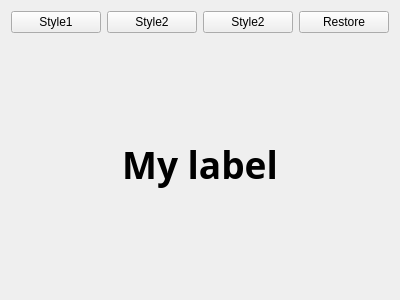
<?xml version="1.0" encoding="UTF-8"?>
<ui version="4.0">
 <class>Widget</class>
 <widget class="QWidget" name="Widget">
  <property name="geometry">
   <rect>
    <x>0</x>
    <y>0</y>
    <width>400</width>
    <height>300</height>
   </rect>
  </property>
  <property name="windowTitle">
   <string>Widget</string>
  </property>
  <layout class="QGridLayout" name="gridLayout">
   <item row="0" column="0">
    <layout class="QVBoxLayout" name="verticalLayout">
     <item>
      <layout class="QHBoxLayout" name="horizontalLayout">
       <item>
        <widget class="QPushButton" name="style1Button">
         <property name="text">
          <string>Style1</string>
         </property>
        </widget>
       </item>
       <item>
        <widget class="QPushButton" name="style2Button">
         <property name="text">
          <string>Style2</string>
         </property>
        </widget>
       </item>
       <item>
        <widget class="QPushButton" name="style3Button">
         <property name="text">
          <string>Style2</string>
         </property>
        </widget>
       </item>
       <item>
        <widget class="QPushButton" name="restoreButton">
         <property name="enabled">
          <bool>true</bool>
         </property>
         <property name="text">
          <string>Restore</string>
         </property>
        </widget>
       </item>
      </layout>
     </item>
     <item>
      <widget class="QLabel" name="label">
       <property name="font">
        <font>
         <family>Adobe Arabic</family>
         <pointsize>28</pointsize>
         <weight>75</weight>
         <bold>true</bold>
        </font>
       </property>
       <property name="autoFillBackground">
        <bool>true</bool>
       </property>
       <property name="text">
        <string>My label</string>
       </property>
       <property name="alignment">
        <set>Qt::AlignCenter</set>
       </property>
      </widget>
     </item>
    </layout>
   </item>
  </layout>
 </widget>
 <layoutdefault spacing="6" margin="11"/>
 <resources/>
 <connections/>
</ui>
